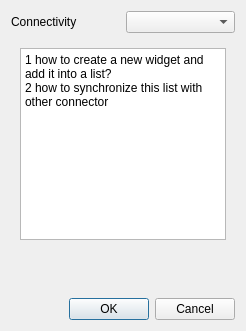
<?xml version="1.0" encoding="UTF-8"?>
<ui version="4.0">
 <class>Dialog</class>
 <widget class="QDialog" name="Dialog">
  <property name="geometry">
   <rect>
    <x>0</x>
    <y>0</y>
    <width>246</width>
    <height>331</height>
   </rect>
  </property>
  <property name="windowTitle">
   <string>Connector</string>
  </property>
  <layout class="QVBoxLayout" name="verticalLayout">
   <item>
    <layout class="QHBoxLayout" name="horizontalLayout_2">
     <item>
      <widget class="QLabel" name="label_6">
       <property name="text">
        <string>Connectivity</string>
       </property>
      </widget>
     </item>
     <item>
      <widget class="QComboBox" name="comboBox_connectivity"/>
     </item>
    </layout>
   </item>
   <item>
    <widget class="QStackedWidget" name="stackedWidget">
     <property name="currentIndex">
      <number>0</number>
     </property>
     <widget class="QWidget" name="page_defineown">
      <layout class="QVBoxLayout" name="verticalLayout_3">
       <item>
        <widget class="QTextBrowser" name="textBrowser">
         <property name="html">
          <string>&lt;!DOCTYPE HTML PUBLIC &quot;-//W3C//DTD HTML 4.0//EN&quot; &quot;http://www.w3.org/TR/REC-html40/strict.dtd&quot;&gt;
&lt;html&gt;&lt;head&gt;&lt;meta name=&quot;qrichtext&quot; content=&quot;1&quot; /&gt;&lt;style type=&quot;text/css&quot;&gt;
p, li { white-space: pre-wrap; }
&lt;/style&gt;&lt;/head&gt;&lt;body style=&quot; font-family:'Noto Sans'; font-size:9pt; font-weight:400; font-style:normal;&quot;&gt;
&lt;p style=&quot; margin-top:0px; margin-bottom:0px; margin-left:0px; margin-right:0px; -qt-block-indent:0; text-indent:0px;&quot;&gt;1 how to create a new widget and add it into a list?&lt;/p&gt;
&lt;p style=&quot; margin-top:0px; margin-bottom:0px; margin-left:0px; margin-right:0px; -qt-block-indent:0; text-indent:0px;&quot;&gt;2 how to synchronize this list with other connector&lt;/p&gt;&lt;/body&gt;&lt;/html&gt;</string>
         </property>
        </widget>
       </item>
       <item>
        <spacer name="verticalSpacer">
         <property name="orientation">
          <enum>Qt::Vertical</enum>
         </property>
         <property name="sizeHint" stdset="0">
          <size>
           <width>20</width>
           <height>40</height>
          </size>
         </property>
        </spacer>
       </item>
      </layout>
     </widget>
     <widget class="QWidget" name="page_connect_all_to_all">
      <layout class="QFormLayout" name="formLayout_2">
       <item row="0" column="0">
        <widget class="QLabel" name="label_2">
         <property name="text">
          <string>weights</string>
         </property>
        </widget>
       </item>
       <item row="1" column="0">
        <widget class="QLabel" name="label_3">
         <property name="text">
          <string>delays</string>
         </property>
        </widget>
       </item>
       <item row="2" column="0">
        <widget class="QLabel" name="label_4">
         <property name="text">
          <string>allow_self_connections</string>
         </property>
        </widget>
       </item>
       <item row="2" column="1">
        <widget class="QComboBox" name="connect_all_to_all_asc">
         <item>
          <property name="text">
           <string>False</string>
          </property>
         </item>
         <item>
          <property name="text">
           <string>True</string>
          </property>
         </item>
        </widget>
       </item>
       <item row="3" column="0">
        <widget class="QLabel" name="label_5">
         <property name="text">
          <string>force_multiple_weights</string>
         </property>
        </widget>
       </item>
       <item row="3" column="1">
        <widget class="QComboBox" name="connect_all_to_all_fmw">
         <item>
          <property name="text">
           <string>False</string>
          </property>
         </item>
         <item>
          <property name="text">
           <string>True</string>
          </property>
         </item>
        </widget>
       </item>
       <item row="0" column="1">
        <widget class="QLineEdit" name="connect_all_to_all_weight"/>
       </item>
       <item row="1" column="1">
        <widget class="QLineEdit" name="connect_all_to_all_delay"/>
       </item>
      </layout>
     </widget>
     <widget class="QWidget" name="page_connect_dog">
      <layout class="QFormLayout" name="formLayout">
       <item row="0" column="0">
        <widget class="QLabel" name="label">
         <property name="text">
          <string>amp_pos</string>
         </property>
        </widget>
       </item>
       <item row="0" column="1">
        <widget class="QDoubleSpinBox" name="page_connect_dog_amp_pos"/>
       </item>
       <item row="1" column="0">
        <widget class="QLabel" name="label_7">
         <property name="text">
          <string>sigma_pos</string>
         </property>
        </widget>
       </item>
       <item row="1" column="1">
        <widget class="QDoubleSpinBox" name="page_connect_dog_sigma_pos"/>
       </item>
       <item row="2" column="0">
        <widget class="QLabel" name="label_8">
         <property name="text">
          <string>amp_neg</string>
         </property>
        </widget>
       </item>
       <item row="2" column="1">
        <widget class="QDoubleSpinBox" name="page_connect_dog_amp_neg"/>
       </item>
       <item row="3" column="0">
        <widget class="QLabel" name="label_9">
         <property name="text">
          <string>sigma_neg</string>
         </property>
        </widget>
       </item>
       <item row="3" column="1">
        <widget class="QDoubleSpinBox" name="page_connect_dog_sigma_neg"/>
       </item>
       <item row="4" column="0">
        <widget class="QLabel" name="label_10">
         <property name="text">
          <string>delays</string>
         </property>
        </widget>
       </item>
       <item row="5" column="0">
        <widget class="QLabel" name="label_12">
         <property name="text">
          <string>limit</string>
         </property>
        </widget>
       </item>
       <item row="5" column="1">
        <widget class="QDoubleSpinBox" name="page_connect_dog_limit">
         <property name="value">
          <double>0.010000000000000</double>
         </property>
        </widget>
       </item>
       <item row="6" column="0">
        <widget class="QLabel" name="label_11">
         <property name="text">
          <string>allow_self_connections</string>
         </property>
        </widget>
       </item>
       <item row="6" column="1">
        <widget class="QComboBox" name="page_connect_dog_asc">
         <item>
          <property name="text">
           <string>False</string>
          </property>
         </item>
         <item>
          <property name="text">
           <string>True</string>
          </property>
         </item>
        </widget>
       </item>
       <item row="4" column="1">
        <widget class="QLineEdit" name="page_connect_dog_delays"/>
       </item>
      </layout>
     </widget>
     <widget class="QWidget" name="page_connect_fixed_number_post">
      <layout class="QFormLayout" name="formLayout_3">
       <item row="0" column="0">
        <widget class="QLabel" name="label_13">
         <property name="text">
          <string>number</string>
         </property>
        </widget>
       </item>
       <item row="0" column="1">
        <widget class="QSpinBox" name="page_connect_fixed_number_post_number"/>
       </item>
       <item row="1" column="0">
        <widget class="QLabel" name="label_14">
         <property name="text">
          <string>weights</string>
         </property>
        </widget>
       </item>
       <item row="1" column="1">
        <widget class="QLineEdit" name="page_connect_fixed_number_post_weights"/>
       </item>
       <item row="2" column="0">
        <widget class="QLabel" name="label_15">
         <property name="text">
          <string>delays</string>
         </property>
        </widget>
       </item>
       <item row="2" column="1">
        <widget class="QLineEdit" name="page_connect_fixed_number_post_delays"/>
       </item>
       <item row="3" column="0">
        <widget class="QLabel" name="label_16">
         <property name="text">
          <string>allow_self_connections </string>
         </property>
        </widget>
       </item>
       <item row="3" column="1">
        <widget class="QComboBox" name="page_connect_fixed_number_post_asc">
         <item>
          <property name="text">
           <string>False</string>
          </property>
         </item>
         <item>
          <property name="text">
           <string>True</string>
          </property>
         </item>
        </widget>
       </item>
       <item row="4" column="0">
        <widget class="QLabel" name="label_17">
         <property name="text">
          <string>force_multiple_weights</string>
         </property>
        </widget>
       </item>
       <item row="4" column="1">
        <widget class="QComboBox" name="page_connect_fixed_number_post_fmw">
         <item>
          <property name="text">
           <string>False</string>
          </property>
         </item>
         <item>
          <property name="text">
           <string>True</string>
          </property>
         </item>
        </widget>
       </item>
      </layout>
     </widget>
     <widget class="QWidget" name="page_connect_fixed_number_pre">
      <layout class="QFormLayout" name="formLayout_4">
       <item row="0" column="0">
        <widget class="QLabel" name="label_18">
         <property name="text">
          <string>number</string>
         </property>
        </widget>
       </item>
       <item row="0" column="1">
        <widget class="QSpinBox" name="page_connect_fixed_number_pre_number"/>
       </item>
       <item row="1" column="0">
        <widget class="QLabel" name="label_21">
         <property name="text">
          <string>weights</string>
         </property>
        </widget>
       </item>
       <item row="1" column="1">
        <widget class="QLineEdit" name="page_connect_fixed_number_pre_weights"/>
       </item>
       <item row="2" column="0">
        <widget class="QLabel" name="label_20">
         <property name="text">
          <string>delays</string>
         </property>
        </widget>
       </item>
       <item row="2" column="1">
        <widget class="QLineEdit" name="page_connect_fixed_number_pre_delays"/>
       </item>
       <item row="3" column="0">
        <widget class="QLabel" name="label_19">
         <property name="text">
          <string>allow_self_connections </string>
         </property>
        </widget>
       </item>
       <item row="3" column="1">
        <widget class="QComboBox" name="page_connect_fixed_number_pre_asc">
         <item>
          <property name="text">
           <string>False</string>
          </property>
         </item>
         <item>
          <property name="text">
           <string>True</string>
          </property>
         </item>
        </widget>
       </item>
       <item row="4" column="0">
        <widget class="QLabel" name="label_22">
         <property name="text">
          <string>force_multiple_weights</string>
         </property>
        </widget>
       </item>
       <item row="4" column="1">
        <widget class="QComboBox" name="page_connect_fixed_number_pre_fmw">
         <item>
          <property name="text">
           <string>False</string>
          </property>
         </item>
         <item>
          <property name="text">
           <string>True</string>
          </property>
         </item>
        </widget>
       </item>
      </layout>
     </widget>
     <widget class="QWidget" name="page_connect_fixed_probability">
      <layout class="QFormLayout" name="formLayout_5">
       <item row="0" column="0">
        <widget class="QLabel" name="label_23">
         <property name="text">
          <string>probability</string>
         </property>
        </widget>
       </item>
       <item row="0" column="1">
        <widget class="QLineEdit" name="page_connect_fixed_probability_probability"/>
       </item>
       <item row="1" column="0">
        <widget class="QLabel" name="label_24">
         <property name="text">
          <string>weights</string>
         </property>
        </widget>
       </item>
       <item row="1" column="1">
        <widget class="QLineEdit" name="page_connect_fixed_probability_weights"/>
       </item>
       <item row="2" column="0">
        <widget class="QLabel" name="label_25">
         <property name="text">
          <string>delays</string>
         </property>
        </widget>
       </item>
       <item row="2" column="1">
        <widget class="QLineEdit" name="page_connect_fixed_probability_delays"/>
       </item>
       <item row="3" column="0">
        <widget class="QLabel" name="label_26">
         <property name="text">
          <string>allow_self_connections </string>
         </property>
        </widget>
       </item>
       <item row="3" column="1">
        <widget class="QComboBox" name="page_connect_fixed_probability_asc">
         <item>
          <property name="text">
           <string>False</string>
          </property>
         </item>
         <item>
          <property name="text">
           <string>True</string>
          </property>
         </item>
        </widget>
       </item>
       <item row="4" column="0">
        <widget class="QLabel" name="label_27">
         <property name="text">
          <string>force_multiple_weights</string>
         </property>
        </widget>
       </item>
       <item row="4" column="1">
        <widget class="QComboBox" name="page_connect_fixed_probability_fmw">
         <item>
          <property name="text">
           <string>False</string>
          </property>
         </item>
         <item>
          <property name="text">
           <string>True</string>
          </property>
         </item>
        </widget>
       </item>
      </layout>
     </widget>
     <widget class="QWidget" name="page_connect_from_file">
      <layout class="QHBoxLayout" name="horizontalLayout_3">
       <item>
        <widget class="QPushButton" name="pushButton_openfile">
         <property name="text">
          <string>open file</string>
         </property>
        </widget>
       </item>
      </layout>
     </widget>
     <widget class="QWidget" name="page_connect_from_matrix">
      <layout class="QFormLayout" name="formLayout_6">
       <item row="0" column="0">
        <widget class="QLabel" name="label_28">
         <property name="text">
          <string>weights</string>
         </property>
        </widget>
       </item>
       <item row="0" column="1">
        <widget class="QPlainTextEdit" name="page_connect_from_matrix_weights"/>
       </item>
       <item row="1" column="0">
        <widget class="QLabel" name="label_29">
         <property name="text">
          <string>delays</string>
         </property>
        </widget>
       </item>
       <item row="1" column="1">
        <widget class="QTextEdit" name="page_connect_from_matrix_delays"/>
       </item>
       <item row="2" column="0">
        <widget class="QLabel" name="label_30">
         <property name="text">
          <string>pre_post</string>
         </property>
        </widget>
       </item>
       <item row="2" column="1">
        <widget class="QComboBox" name="page_connect_from_matrix_pre_post">
         <item>
          <property name="text">
           <string>False</string>
          </property>
         </item>
         <item>
          <property name="text">
           <string>True</string>
          </property>
         </item>
        </widget>
       </item>
      </layout>
     </widget>
     <widget class="QWidget" name="page_connect_from_sparse">
      <layout class="QFormLayout" name="formLayout_7">
       <item row="0" column="0">
        <widget class="QLabel" name="label_31">
         <property name="text">
          <string>weights</string>
         </property>
        </widget>
       </item>
       <item row="0" column="1">
        <widget class="QPlainTextEdit" name="page_connect_from_sparse_weights"/>
       </item>
       <item row="1" column="0">
        <widget class="QLabel" name="label_32">
         <property name="text">
          <string>delays</string>
         </property>
        </widget>
       </item>
       <item row="1" column="1">
        <widget class="QLineEdit" name="page_connect_from_sparse_delays"/>
       </item>
      </layout>
     </widget>
     <widget class="QWidget" name="page_connect_gaussian">
      <layout class="QFormLayout" name="formLayout_8">
       <item row="0" column="0">
        <widget class="QLabel" name="label_33">
         <property name="text">
          <string>amp</string>
         </property>
        </widget>
       </item>
       <item row="0" column="1">
        <widget class="QLineEdit" name="page_connect_gaussian_amp"/>
       </item>
       <item row="1" column="0">
        <widget class="QLabel" name="label_34">
         <property name="text">
          <string>sigma</string>
         </property>
        </widget>
       </item>
       <item row="1" column="1">
        <widget class="QLineEdit" name="page_connect_gaussian_sigma"/>
       </item>
       <item row="2" column="0">
        <widget class="QLabel" name="label_35">
         <property name="text">
          <string>delays</string>
         </property>
        </widget>
       </item>
       <item row="2" column="1">
        <widget class="QLineEdit" name="page_connect_gaussian_delays"/>
       </item>
       <item row="3" column="0">
        <widget class="QLabel" name="label_36">
         <property name="text">
          <string>limit</string>
         </property>
        </widget>
       </item>
       <item row="3" column="1">
        <widget class="QLineEdit" name="page_connect_gaussian_limit"/>
       </item>
       <item row="4" column="0">
        <widget class="QLabel" name="label_37">
         <property name="text">
          <string>allow_self_connections</string>
         </property>
        </widget>
       </item>
       <item row="4" column="1">
        <widget class="QComboBox" name="page_connect_gaussian_asc">
         <item>
          <property name="text">
           <string>False</string>
          </property>
         </item>
         <item>
          <property name="text">
           <string>True</string>
          </property>
         </item>
        </widget>
       </item>
      </layout>
     </widget>
     <widget class="QWidget" name="page_connect_one_to_one">
      <layout class="QFormLayout" name="formLayout_9">
       <item row="0" column="0">
        <widget class="QLabel" name="label_38">
         <property name="text">
          <string>weights</string>
         </property>
        </widget>
       </item>
       <item row="0" column="1">
        <widget class="QLineEdit" name="page_connect_one_to_one_weights"/>
       </item>
       <item row="1" column="0">
        <widget class="QLabel" name="label_39">
         <property name="text">
          <string>delays</string>
         </property>
        </widget>
       </item>
       <item row="1" column="1">
        <widget class="QLineEdit" name="delays"/>
       </item>
       <item row="2" column="0">
        <widget class="QLabel" name="label_40">
         <property name="text">
          <string>shift</string>
         </property>
        </widget>
       </item>
       <item row="2" column="1">
        <widget class="QComboBox" name="page_connect_one_to_one_shift">
         <item>
          <property name="text">
           <string>False</string>
          </property>
         </item>
         <item>
          <property name="text">
           <string>True</string>
          </property>
         </item>
        </widget>
       </item>
       <item row="3" column="0">
        <widget class="QLabel" name="label_41">
         <property name="text">
          <string>force_multiple_weights</string>
         </property>
        </widget>
       </item>
       <item row="3" column="1">
        <widget class="QComboBox" name="page_connect_one_to_one_fmw">
         <item>
          <property name="text">
           <string>False</string>
          </property>
         </item>
         <item>
          <property name="text">
           <string>True</string>
          </property>
         </item>
        </widget>
       </item>
      </layout>
     </widget>
     <widget class="QWidget" name="page_connect_with_func">
      <layout class="QFormLayout" name="formLayout_10">
       <item row="0" column="0">
        <widget class="QLabel" name="label_42">
         <property name="text">
          <string>method</string>
         </property>
        </widget>
       </item>
       <item row="0" column="1">
        <widget class="QTextEdit" name="page_connect_with_func_method"/>
       </item>
       <item row="1" column="0">
        <widget class="QLabel" name="label_44">
         <property name="text">
          <string>args</string>
         </property>
        </widget>
       </item>
       <item row="1" column="1">
        <widget class="QLineEdit" name="page_connect_with_func_args"/>
       </item>
      </layout>
     </widget>
    </widget>
   </item>
   <item>
    <widget class="QDialogButtonBox" name="buttonBox">
     <property name="orientation">
      <enum>Qt::Horizontal</enum>
     </property>
     <property name="standardButtons">
      <set>QDialogButtonBox::Cancel|QDialogButtonBox::Ok</set>
     </property>
    </widget>
   </item>
  </layout>
 </widget>
 <resources/>
 <connections>
  <connection>
   <sender>buttonBox</sender>
   <signal>accepted()</signal>
   <receiver>Dialog</receiver>
   <slot>accept()</slot>
   <hints>
    <hint type="sourcelabel">
     <x>184</x>
     <y>309</y>
    </hint>
    <hint type="destinationlabel">
     <x>157</x>
     <y>274</y>
    </hint>
   </hints>
  </connection>
  <connection>
   <sender>buttonBox</sender>
   <signal>rejected()</signal>
   <receiver>Dialog</receiver>
   <slot>reject()</slot>
   <hints>
    <hint type="sourcelabel">
     <x>184</x>
     <y>315</y>
    </hint>
    <hint type="destinationlabel">
     <x>286</x>
     <y>274</y>
    </hint>
   </hints>
  </connection>
 </connections>
</ui>
